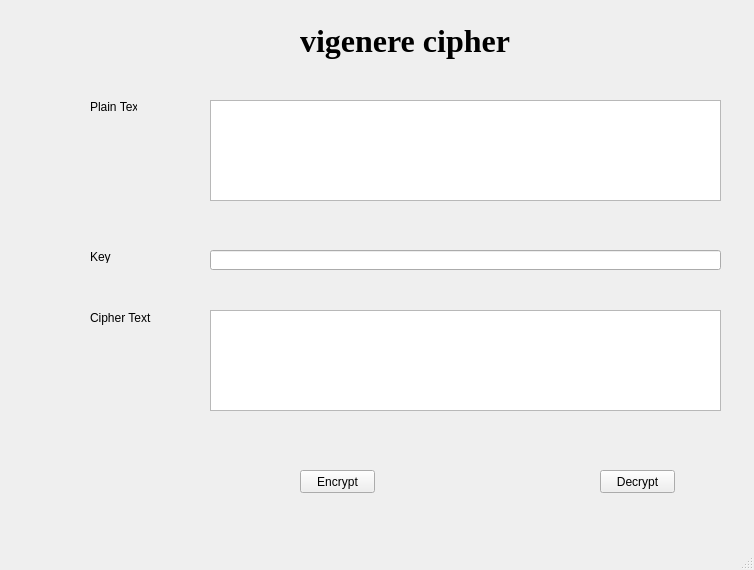
<?xml version="1.0" encoding="UTF-8"?>
<ui version="4.0">
 <class>MainWindow</class>
 <widget class="QMainWindow" name="MainWindow">
  <property name="geometry">
   <rect>
    <x>0</x>
    <y>0</y>
    <width>754</width>
    <height>570</height>
   </rect>
  </property>
  <property name="windowTitle">
   <string>MainWindow</string>
  </property>
  <widget class="QWidget" name="centralwidget">
   <widget class="QPushButton" name="btn_encrypt">
    <property name="geometry">
     <rect>
      <x>300</x>
      <y>470</y>
      <width>75</width>
      <height>23</height>
     </rect>
    </property>
    <property name="text">
     <string>Encrypt</string>
    </property>
   </widget>
   <widget class="QPushButton" name="btn_decrypt">
    <property name="geometry">
     <rect>
      <x>600</x>
      <y>470</y>
      <width>75</width>
      <height>23</height>
     </rect>
    </property>
    <property name="text">
     <string>Decrypt</string>
    </property>
   </widget>
   <widget class="QLabel" name="label">
    <property name="geometry">
     <rect>
      <x>300</x>
      <y>20</y>
      <width>231</width>
      <height>41</height>
     </rect>
    </property>
    <property name="font">
     <font>
      <family>Times New Roman</family>
      <pointsize>24</pointsize>
      <weight>75</weight>
      <bold>true</bold>
     </font>
    </property>
    <property name="text">
     <string>vigenere cipher</string>
    </property>
   </widget>
   <widget class="QTextEdit" name="txt_plain_text">
    <property name="geometry">
     <rect>
      <x>210</x>
      <y>100</y>
      <width>511</width>
      <height>101</height>
     </rect>
    </property>
   </widget>
   <widget class="QTextEdit" name="txt_cipher_text">
    <property name="geometry">
     <rect>
      <x>210</x>
      <y>310</y>
      <width>511</width>
      <height>101</height>
     </rect>
    </property>
   </widget>
   <widget class="QLabel" name="label_2">
    <property name="geometry">
     <rect>
      <x>90</x>
      <y>100</y>
      <width>47</width>
      <height>13</height>
     </rect>
    </property>
    <property name="text">
     <string>Plain Text</string>
    </property>
   </widget>
   <widget class="QLabel" name="label_3">
    <property name="geometry">
     <rect>
      <x>90</x>
      <y>250</y>
      <width>47</width>
      <height>13</height>
     </rect>
    </property>
    <property name="text">
     <string>Key</string>
    </property>
   </widget>
   <widget class="QLabel" name="label_4">
    <property name="geometry">
     <rect>
      <x>90</x>
      <y>310</y>
      <width>71</width>
      <height>16</height>
     </rect>
    </property>
    <property name="text">
     <string>Cipher Text</string>
    </property>
   </widget>
   <widget class="QLineEdit" name="txt_key">
    <property name="geometry">
     <rect>
      <x>210</x>
      <y>250</y>
      <width>511</width>
      <height>20</height>
     </rect>
    </property>
   </widget>
  </widget>
  <widget class="QMenuBar" name="menubar">
   <property name="geometry">
    <rect>
     <x>0</x>
     <y>0</y>
     <width>754</width>
     <height>21</height>
    </rect>
   </property>
  </widget>
  <widget class="QStatusBar" name="statusbar"/>
 </widget>
 <resources/>
 <connections/>
</ui>
